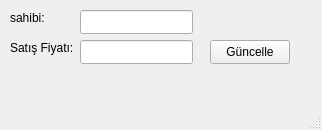
<?xml version="1.0" encoding="UTF-8"?>
<ui version="4.0">
 <class>MainWindow</class>
 <widget class="QMainWindow" name="MainWindow">
  <property name="geometry">
   <rect>
    <x>0</x>
    <y>0</y>
    <width>322</width>
    <height>130</height>
   </rect>
  </property>
  <property name="windowTitle">
   <string>MainWindow</string>
  </property>
  <widget class="QWidget" name="centralwidget">
   <widget class="QLabel" name="label">
    <property name="geometry">
     <rect>
      <x>10</x>
      <y>10</y>
      <width>49</width>
      <height>16</height>
     </rect>
    </property>
    <property name="text">
     <string>sahibi:</string>
    </property>
   </widget>
   <widget class="QLabel" name="label_2">
    <property name="geometry">
     <rect>
      <x>10</x>
      <y>40</y>
      <width>71</width>
      <height>16</height>
     </rect>
    </property>
    <property name="text">
     <string>Satış Fiyatı:</string>
    </property>
   </widget>
   <widget class="QLineEdit" name="owner">
    <property name="geometry">
     <rect>
      <x>80</x>
      <y>10</y>
      <width>113</width>
      <height>24</height>
     </rect>
    </property>
   </widget>
   <widget class="QLineEdit" name="price">
    <property name="geometry">
     <rect>
      <x>80</x>
      <y>40</y>
      <width>113</width>
      <height>24</height>
     </rect>
    </property>
   </widget>
   <widget class="QPushButton" name="upgrade">
    <property name="geometry">
     <rect>
      <x>210</x>
      <y>40</y>
      <width>80</width>
      <height>24</height>
     </rect>
    </property>
    <property name="text">
     <string>Güncelle</string>
    </property>
   </widget>
  </widget>
  <widget class="QMenuBar" name="menubar">
   <property name="geometry">
    <rect>
     <x>0</x>
     <y>0</y>
     <width>322</width>
     <height>21</height>
    </rect>
   </property>
  </widget>
  <widget class="QStatusBar" name="statusbar"/>
 </widget>
 <resources/>
 <connections/>
</ui>
